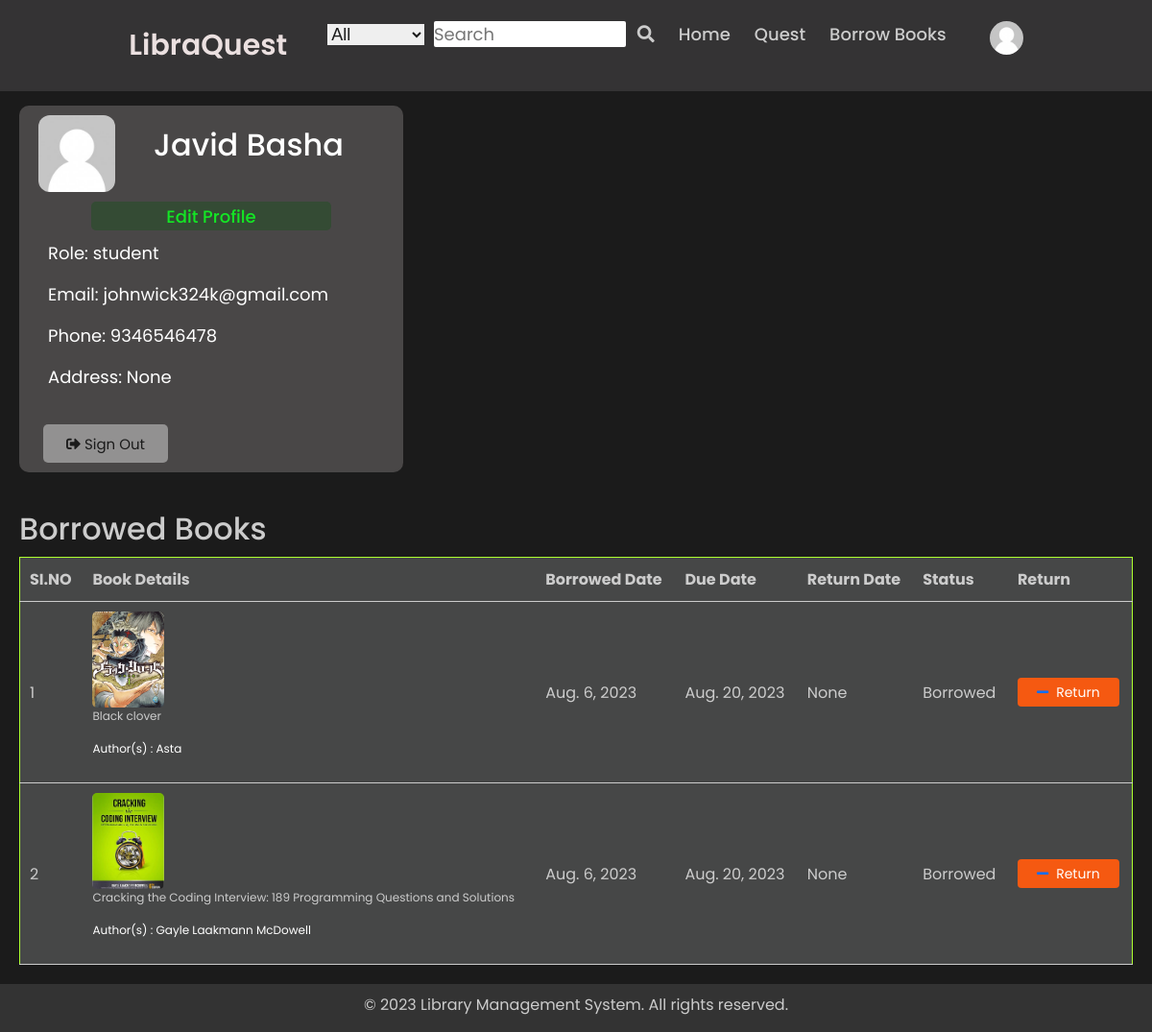
The app's page /profile/user_profile/javid/ (signed in), older data.
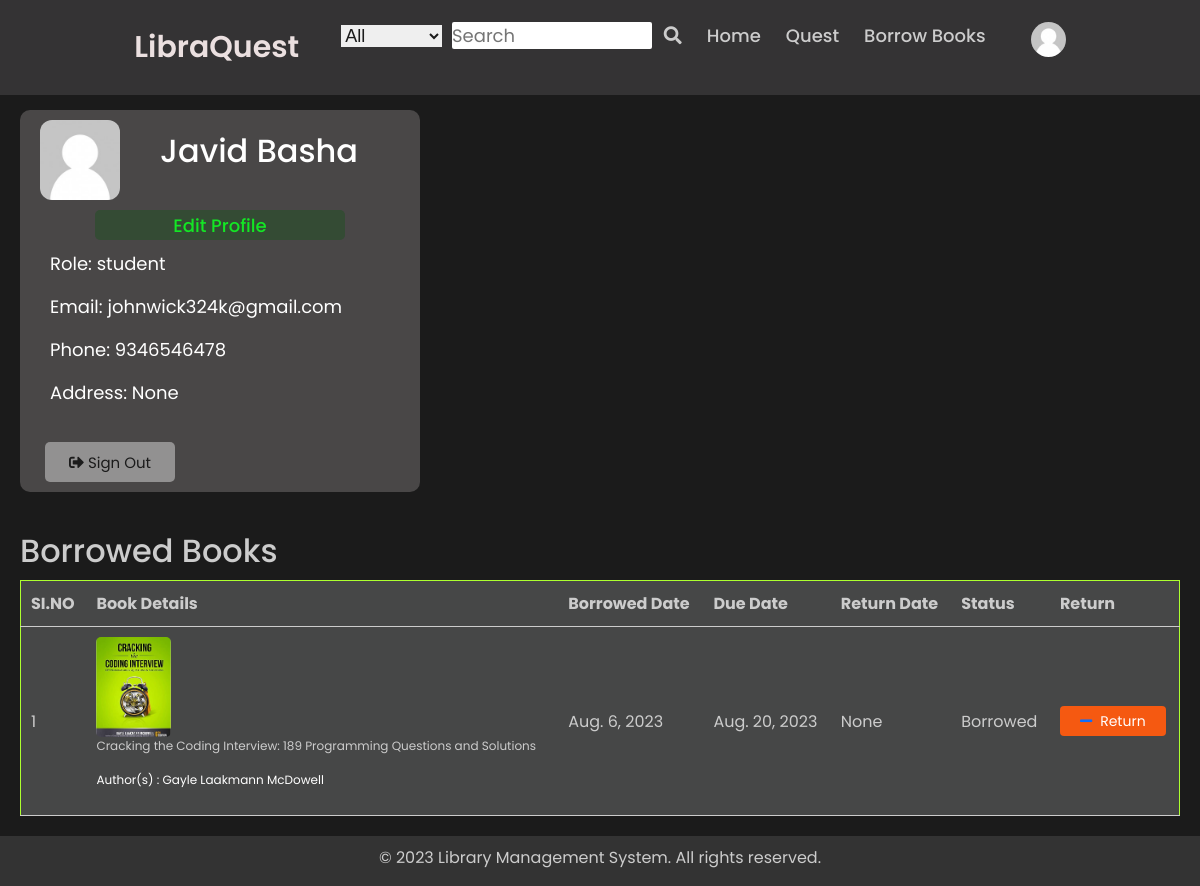
The same page, newer data.
### my_app/models.py (models this page shows, shortened)
class RegisterModel(AbstractUser,PermissionsMixin):
    DEFAULT_USER_IMAGE = r'C:\\Users\\user\\Environments\\myenv\\Scripts\\LibraryManagementSystem\\media\\profile\\default_user.jpg'
    ROLE_CHOICES = (
        ('student' , 'Student'),
        ('teacher', 'Teacher'),
        ('librarian' , 'Librarian'),
        ('admin', 'Admin')
    )
    first_name = models.CharField(max_length=30)
    last_name = models.CharField(max_length=30)
    username = models.CharField(max_length=20, unique=True)
    email = models.EmailField(max_length=50, unique=True)
    role = models.CharField(max_length=20)
    profile_image = models.ImageField(upload_to="profile/", default=DEFAULT_USER_IMAGE ,null=True, blank=True)
    phone = models.CharField(max_length=20)
    address = models.TextField(max_length=200 ,blank=True, null=True)
    token = models.TextField(max_length=300 , blank=True, null = True)
    email_confirmed = models.BooleanField(default=False)
    is_staff = models.BooleanField(default=False)
    is_superuser = models.BooleanField(default=False)
    USERNAME_FIELD = 'username'
    objects = UserManager()

class Borrowings(models.Model):
    STATUS_CHOICES = (
        ('Borrowed', 'Borrowed'),
        ('Returned', 'Returned'),
        ('Overdue', 'Overdue'),
    )
    member = models.ForeignKey(Member , on_delete=models.CASCADE)
    book = models.ForeignKey(Books , on_delete=models.CASCADE)
    borrowed_date = models.DateField(default=timezone.now)
    due_date = models.DateField()
    return_date = models.DateField(null=True , blank=True)
    fine_amount = models.DecimalField(max_digits=8, decimal_places=2, null=True,blank=True)
    status = models.CharField(max_length=50,choices=STATUS_CHOICES,default="None")

class Books(models.Model):
    title = models.TextField(null=False)
    author_name = models.CharField(max_length=50)
    isbn = models.CharField(max_length=20)
    publisher = models.CharField(max_length=200,null=True,blank=True)
    publication = models.DateField()
    edition = models.IntegerField(null=True , blank=True)
    availability = models.CharField(max_length=10,default='No')
    cover_image = models.ImageField(upload_to="book_covers/")
    book_file = models.FileField(upload_to="books/",blank=True , null=True)
    copies_available = models.IntegerField(null=True,blank=True,default=2)
    description = models.TextField(max_length=2000 , null=True , blank=True)

### user_profile/views.py (the view)
# urls.py: path('profile/', include("user_profile.urls"))
@login_required
def user_profile(request , username ):
    try :
        member = Member.objects.get(user__username=username)
        borrowings = member.borrowings_set.all()
    except Member.DoesNotExist:
        borrowings = None
    return render(request, 'profile/user_profile.html', {
        'user': request.user , 'borrowings' : borrowings
    })

### user_profile/templates/profile/user_profile.html (shortened to what this page needs)
<link rel="stylesheet" href="https://cdn.jsdelivr.net/npm/bootstrap@5.3.0/dist/css/bootstrap.min.css">
{% extends 'forms/base.html' %}
{% load static %}
{% block content %}
    <main>
        <div class="component">
            <div class="user">
                <div class="profile-picture">
                    {% if user.profile_image.url %}
                        <img src="{{ user.profile_image.url }}" alt="Profile Picture">
                    {% else %}
                        <img src="{{ user.profile_image.url }}" alt="Default Profile Picture">
                    {% endif %}
                </div>
                <div class="user-name">
                    <h2>{{ user.first_name}} {{ user.last_name }}</h2>
                </div>
            </div>
            <div class="edit-btn">
                <button id="b1">Edit Profile</button>
            </div>
            <div class="user-info">
                <p>Role: {{ user.role }}</p>
                <p>Email: {{ user.email }}</p>
                <p>Phone: {{ user.phone }}</p>
                <p>Address: {{ user.address }}</p>
            </div>
            <div class="actions">
                <button class="btn btn-primary" id="b2"><i class="fas fa-sign-out-alt"></i> Sign Out</button>
            </div>
        </div>
        {% if borrowings %}
        <div class="activity book-details">
            <h2>Borrowed Books</h2>
            <table class="table-container">
                <tr>
                    <th>SI.NO</th>
                    <th>Book Details</th>
                    <th>Borrowed Date</th>
                    <th>Due Date</th>
                    <th>Return Date</th>
                    <th>Status</th>
                    <th>Return</th>
                </tr>
                {% for borrowing in borrowings %}
                    {% if borrowing.status == 'Borrowed' %}
                    <tr>
                        <td>{{ forloop.counter }}</td>
                        <td>
                            <div class="cover-image">
                                <img src= "{{ borrowing.book.cover_image.url }}" alt="Cover Image">
                            </div>
                            <p>{{ borrowing.book.title }}</p>
                            <p style="color:#fff">Author(s) : {{ borrowing.book.author_name }}</p>
                        </td>
                       <td>{{ borrowing.borrowed_date}}</td>
                       <td>{{ borrowing.due_date }}</td>
                       <td>{{ borrowing.return_date }}</td>
                       <td>{{ borrowing.status }}</td>
                       <td>
                        <button class="return-button">
                            <a href="{% url 'return_book' book_id=borrowing.book.id %}"><i class="fas fa-minus"></i></a> Return
                        </button>
                        </td>
                    </tr>
                    {% endif %}
                {% endfor %}
            </table>
        </div>
        {% endif %}
    </main>
{% endblock %}

### my_app/templates/forms/base.html (shortened to what this page needs)
{% load static %}
<!DOCTYPE html>
<html lang="en">
    <head>
        <link rel="stylesheet" type="text/css" href="{% static 'css/base_styles.css' %}">
        <link rel="stylesheet" href="https://cdnjs.cloudflare.com/ajax/libs/font-awesome/5.15.2/css/all.min.css">
        <link rel="stylesheet" href="{% static 'css/profile.css' %}">
    </head>
    <body>
        <nav class="navbar">
            <div class="content">
                <div class="logo"><a href="{% url 'signup:about_libraquest' %}">LibraQuest</a></div>
                <ul class="menu-list">
                    <li>
                        <div class="search">
                            <select class="drop-down">
                                <option value="All">All</option>
                            </select>
                            <input type="text" name="search" placeholder="Search" class="search-box" required>
                            <i class="fas fa-search" onclick="book_search()"></i>
                        </div>
                    </li>
                    <li><a href="{% url 'signup:homepage'%} ">Home</a></li>
                    <li><a href="#">Quest</a></li>
                    {% if user.is_authenticated %}
                    <li>
                        <a href="{% url 'signup:show_books' %}">Borrow Books</a>
                    </li>
                    {% else %}
                    <li>
                        <a href="{% url 'signup:login_user' %}">Sign in</a>
                    </li>
                    {% endif %}
                    {% if user.is_authenticated %}
                        <div class="profile">
                            {% if user.profile_image.url %}
                                <li><a href="{% url 'user_profile' username=request.user.username %}" ><img src="{{ user.profile_image.url }}" alt="Profile Picture"></a></li>
                            {% else %}
                                <li><a href="{% url 'user_profile' username=request.user.username  %}"><img src="{{ user.profile_image.url }}" alt="Default Profile Picture"></a></li>
                            {% endif %}
                        </div>
                    {% else %}
                        <li><a href="{%url 'signup:register' %}">Sign Up</a></li>
                    {% endif %}
                </ul>
            </div>
        </nav>
        {% block content %}
        {% endblock %}
        <footer class="footer">
            <p>&copy; 2023 Library Management System. All rights reserved.</p>
        </footer>
    </body>
</html>

### my_app/templates/pop_up_msg.html (shortened to what this page needs)
{% load static %}

### my_app/static/css/base_styles.css (style rules this page uses)
* { margin: 0; padding: 0; box-sizing: border-box; font-family: "Poppins" , sans-serif; }
html { height: 100%; }
body { display: flex; flex-direction: column; min-height: 100%; }
footer { margin-top: auto; text-align: center; color: #ccc; padding-top: 10px; background-color: #333; }
.content { max-width: 1250px; margin: auto; padding: 0 30px; }
.navbar { position:fixed; width: 100%; top: 0; z-index: 9999; padding: 22px 0; transition: all 0.3s ease; background: #a09ea02f; }
.navbar .content { display: flex; justify-content: space-between; align-items: center; }
.navbar .logo a { color: #ebe0e0; font-size: 30px; text-decoration: none; font-weight: 600; }
.navbar .menu-list { display: inline-flex; }
.menu-list li { list-style: none; }
.menu-list li a { color: #ccc; font-size: 18px; font-weight: 500; text-decoration: none; transition: all 0.3s ease; margin-left: 25px; }
.menu-list input { font-size: 18px; font-family: "Poppins",sans-serif; outline: none; border: none; border-radius: 2px; width: 200px; }
.search { color:#ccc; font-size: 18px; padding-left: 10px; background-size: 0px; caret-color: #1b1b1b; }
.search .drop-down { font-size: 18px; border: none; outline: none; padding-right: 5px; margin-right: 5px; font-family: "Arial" , 'Segoe UI', Tahoma, Verdana, sans-serif; }
.search i { padding-left: 7px; cursor: pointer; }
.search select { cursor: pointer; }
.search select , option , input { color: #1b1b1b; }
.profile img { width: 35px; height: 35px; border-radius: 50%; object-fit: cover; margin-left: 20px; }

### user_profile/static/css/profile.css (style rules this page uses)
* { margin: 0; padding: 0; box-sizing: border-box; font-family: "Poppins" , sans-serif; }
body { background: #1b1b1b; }
main { display: flex; flex-direction: column; justify-content: flex-start; }
.component { margin-left: 20px; margin-top: 110px; background: #494747; width: 400px; height: 100%; color: #fff; border-radius: 10px; }
.component .user { font-size: 18px; display: flex; align-items: center; padding-bottom: 10px; border-radius: 10px; }
.profile-picture img { margin-top:10px; width: 80px; height: 80px; border-radius: 15%; object-fit:cover; margin-left: 20px; margin-right: 40px; }
.component .user-info { margin: 10px; font-size: 18px; padding-left: 20px; padding-bottom: 10px; }
.component .actions { display: flex; flex-direction:unset; margin: 10px; }
.component .edit-btn button { width: 250px; height: 30px; text-align: center; color: #14e625; background: #344b34; border: none; border-radius: 5px; font-size: 18px; margin-left: 75px; font-weight: 500; cursor: pointer; }
.component .actions button { width: 130px; padding: 10px 10px 10px 10px; height: 40px; text-align: center; color: #1b1b1b; background: #929191; border: none; border-radius: 5px; font-size: 15px; margin-left: 15px; cursor: pointer; }
.activity { margin-top: 40px; color: #ccc; margin-left: 20px; margin-right: 20px; }
.activity table { border: 1px solid greenyellow; border-style: inset; background: #464747; color: #ccc; }
.activity td p { font-size: 12px; }
.member-details, .activity { margin-bottom: 20px; }
.activity h2 { margin-bottom: 10px; }
.activity table { width: 100%; border-collapse: collapse; }
.activity th, .activity td { padding: 10px; text-align: left; border-bottom: 1px solid #ccc; }
.activity .cover-image { width: 75px; height: 100px; margin-right: 10px; border-radius: 5px; display: flex; flex-direction: column; justify-content: center; align-items: center; }
.activity .cover-image img { width: 100%; height: 100%; object-fit: cover; border-radius: 5px; }
.return-button { display: inline-flex; align-items: center; justify-content: center; padding: 10px 20px; background-color: #f55911; color: #fff; border: none; border-radius: 4px; font-size: 14px; cursor: pointer; line-height: 1px; height: 30px; }
.return-button a { text-decoration: none; margin-right: 8px; }

Row changes from the older to the newer data that the page shows:
removed Borrowings: book.cover_image (picture), book "Black clover", book.author_name "Asta", borrowed_date "Aug. 6, 2023", due_date "Aug. 20, 2023", return_date "None", status "Borrowed"
